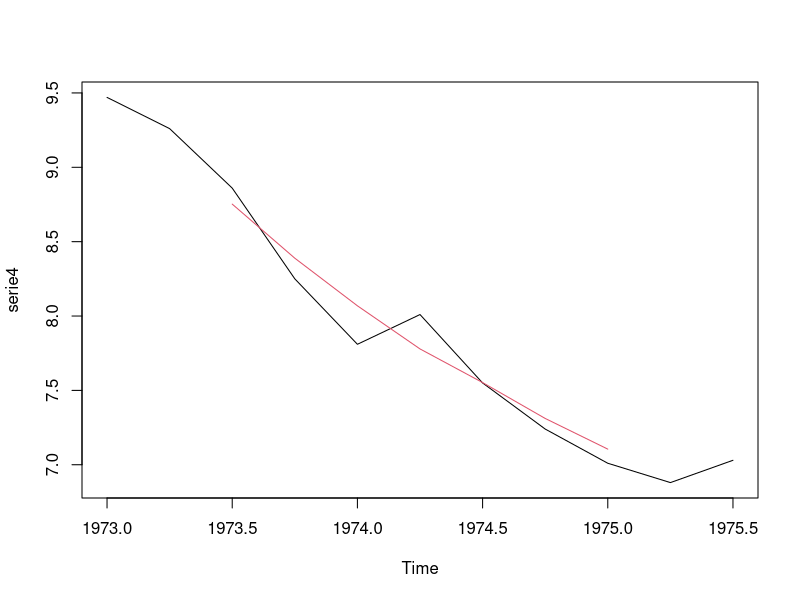
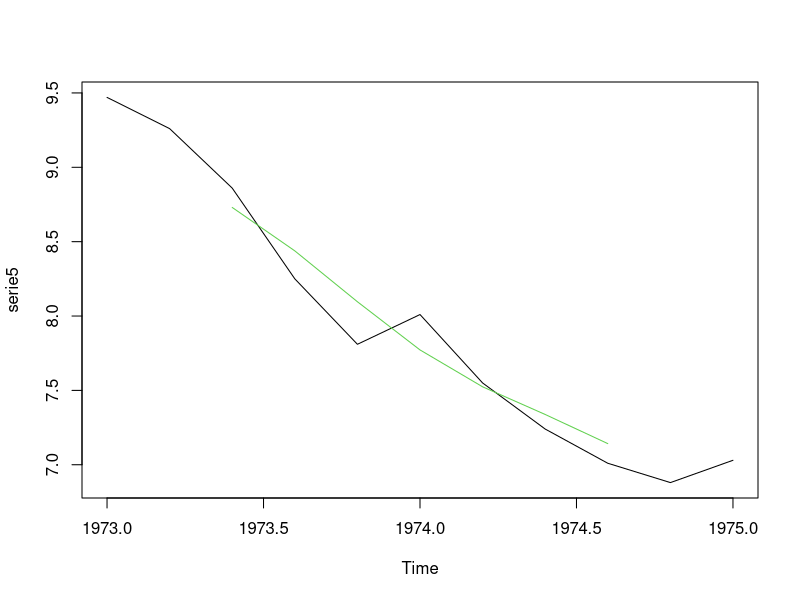
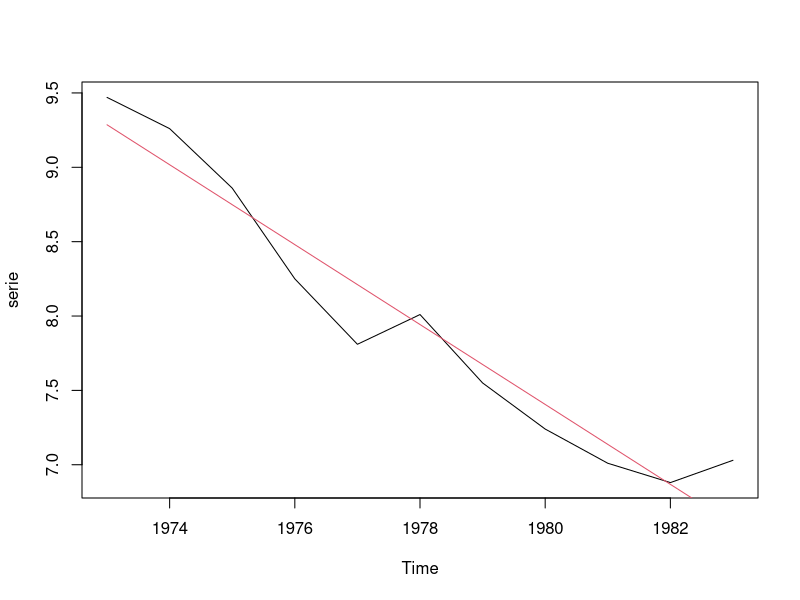
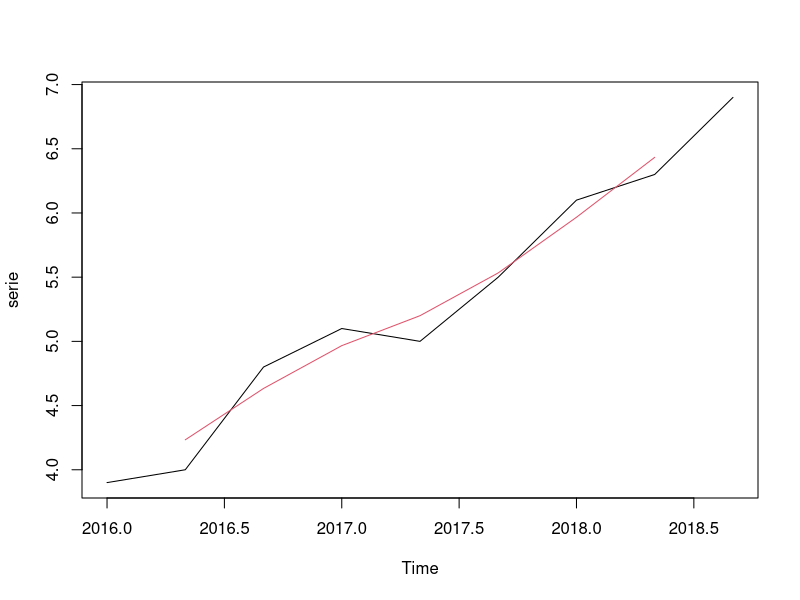

Recreate these plots in R, in order.
# library(tidyverse)



# EJERCICIO 01 =================================================================

# Datos del enunciado: tabla
poblacion <- c(9.47,9.26,8.86,8.25,7.81,8.01,7.55,7.24,7.01,6.88,7.03)

# Crear un objeto de tipo serie temporal
serie <- ts(poblacion, start=c(1973,1))
  

  # Apartado (a) ---------------------------------------------------------------
  
  # Media movil de orden 4

    # Crear un objeto de tipo serie temporal
    serie4 <- ts(poblacion, start=c(1973,1), frequency=4)
    
    # Obtener la tendencia
    filtro4 <- c(.5,1,1,1,.5) / 4
    tenden4 <- filter(serie4, filtro4)

  
  # Media movil de orden 5
    
    # Crear un objeto de tipo serie temporal
    serie5 <- ts(poblacion, start=c(1973,1), frequency=5)
    
    # Obtener la tendencia
    filtro5 <- c(1,1,1,1,1) / 5
    tenden5 <- filter(serie5, filtro5)
  
  
  # Representacion grafica
  plot(serie4)
  lines(tenden4, col=2)
  
  plot(serie5)
  lines(tenden5, col=3)
  
  
  # Apartado (b) ---------------------------------------------------------------
  
  # Prediccion lineal
  modelo <- lm(serie ~ c(1:11)) # Porque la serie tiene 11 valores
  ajuste <- predict.lm(modelo)
  predic <- ts(ajuste, start=c(1973,1))
  
  # Representacion grafica
  plot(serie)
  lines(predic, col=2)
  
  
  # Apartado (c) ---------------------------------------------------------------
  tabla <- matrix(c(tenden4, tenden5, predic), byrow=T, nrow=3)
  


# EJERCICIO 02
  # Resuelto en Notion



# EJERCICIO 03 ================================================================

# Datos del enunciado: tabla
produccion <- c(3.9, 4, 4.8, 5.1, 5, 5.5, 6.1, 6.3, 6.9)

# Crear un objeto de tipo serie temporal
serie <- ts(produccion, start=c(2016,1), frequency=3)


# Obtener la tendencia
filtro <-  c(1, 1, 1) / 3
tenden <- filter(serie, filtro)


# Representacion grafica
plot(serie)
lines(tenden, col=2)


# Obtener la Comp. Estacionaria (E)
esta <- serie / tenden


# Eliminar la Comp. Aleatoria
data   <- matrix(esta, ncol=3, byrow=T)
medias <- colMeans(data, na.rm=T)

  # La media de las columnas debería ser 1, pero
  # como no es el caso, hay que normalizarla
  mean(medias)

  # Normalizar la media de las columnas
  norm <- medias / mean(medias)


# Nueva serie temporal
esta2 <- ts(rep(norm, 3), frequency=3)

# Serie desestacionalizada
deses <- serie / esta2

# Obtener la Comp. Aleatoria (A)
alea <- esta2 / norm
